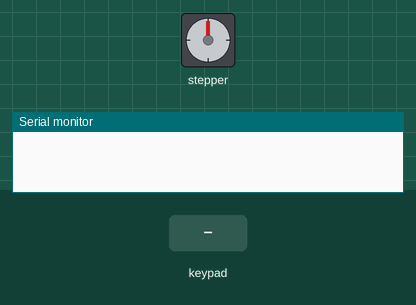
Bench run of a sketch on a simulated Arduino Uno, built with avr-gcc and run on an emulated ATmega328P. On the bench: stepper motor, the last lines printed to the serial monitor. The test bench sets the inputs (shaded band). Stepper angles assume 2038 steps per turn.

Above: at 1.2 s.
1.3 s: keypad keys 1 3 1 1 pressed 0.4 s apart
At 2.96 s:
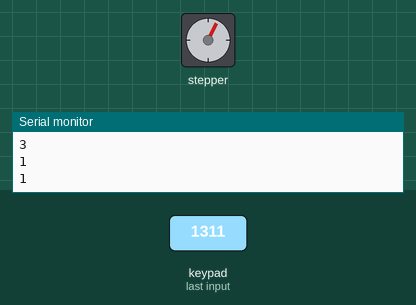
At 3.57 s:
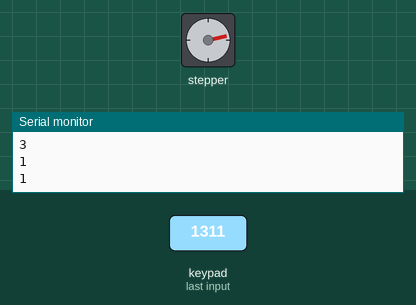
7.9 s: keypad keys 2 2 2 2 pressed 0.4 s apart
At 8.16 s:
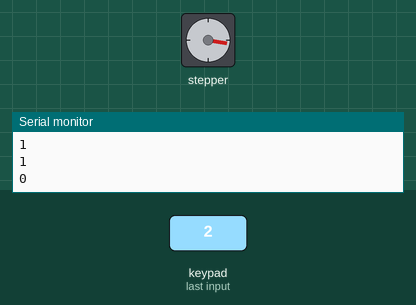
Timing chart, 0 to 21.5 s (numbered marks = the images above; inputs shaded):
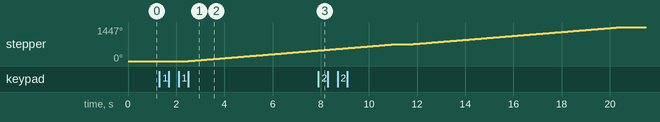

Measured:
- after the input at 1.3 s, stepper: keeps turning clockwise at about 84°/s, starting after 1.2 s

The sketch:

test_storing_stepper_keypad.ino
```cpp
#include <Stepper.h>
#include <Key.h>
#include <Keypad.h>


  #define STEPS 2038 // the number of steps in one revolution of your motor (28BYJ-48)

  Stepper stepper(STEPS, 10, 12, 11, 13);

const byte ROWS = 4; //four rows

const byte COLS = 4; //three columns

char keys[ROWS][COLS] = {

  {'1','2','3','A'},

  {'4','5','6','B' },

  {'7','8','9','C'},

  {'*','0','#','D'}

};

byte rowPins[ROWS] = {9, 8, 7, 6}; //connect to the row pinouts of the keypad

byte colPins[COLS] = {5, 4, 3, 2}; //connect to the column pinouts of the keypad

Keypad matrixKeypad = Keypad( makeKeymap(keys), rowPins, colPins, ROWS, COLS );

#define Password_length 5

char User_input[Password_length];
char TL_Password[Password_length] = "1311";
char RL_Password[Password_length] = "2222";
byte inputCounter;
char pressedKey;
int counter;
void setup()

{

  Serial.begin(9600);
}

void loop()
{
 pressedKey = matrixKeypad.getKey();

  if (pressedKey)
  {
    User_input[inputCounter] = pressedKey;
    Serial.println(User_input[inputCounter]);
    inputCounter++;
  }

  if (inputCounter == Password_length-1)
  {


    if (!strcmp(User_input, TL_Password))
    {
      for (counter = 0; counter <= 1; counter++)
      {
       stepper.setSpeed(14);
       stepper.step(2048);
       Serial.println(counter);
      }
      Serial.print("Hey this is inputCounter ");
      Serial.println(inputCounter);
      clearData();
      Serial.print("Hey this is User_input[Password_length] ");
      Serial.println(User_input[Password_length]);
      Serial.print("Hey this is pressedKey ");
      Serial.println(pressedKey);
      Serial.print("Hey this is counter ");
      Serial.println(counter);
      Serial.print("Hey this is inputCounter after clear ");
      Serial.println(inputCounter);
    }

     if (!strcmp(User_input, RL_Password))
    {
      for (counter = 0; counter <= 1; counter++)
      {
       stepper.setSpeed(14);
       stepper.step(2048);
       Serial.println(counter);
      }
      Serial.print("Hey this is inputCounter ");
      Serial.println(inputCounter);
      clearData();
      Serial.print("Hey this is User_input[Password_length] ");
      Serial.println(User_input[Password_length]);
      Serial.print("Hey this is pressedKey ");
      Serial.println(pressedKey);
      Serial.print("Hey this is counter ");
      Serial.println(counter);
      Serial.print("Hey this is inputCounter after clear ");
      Serial.println(inputCounter);
    }


  }
}

void clearData()
{
  inputCounter = 0;
  Serial.print("inputCounter = ");
  Serial.println(inputCounter);

  for(int eraseCounter = 0; eraseCounter <= inputCounter; eraseCounter++)
  {
    User_input[eraseCounter] = '\0';
  }
}
```
